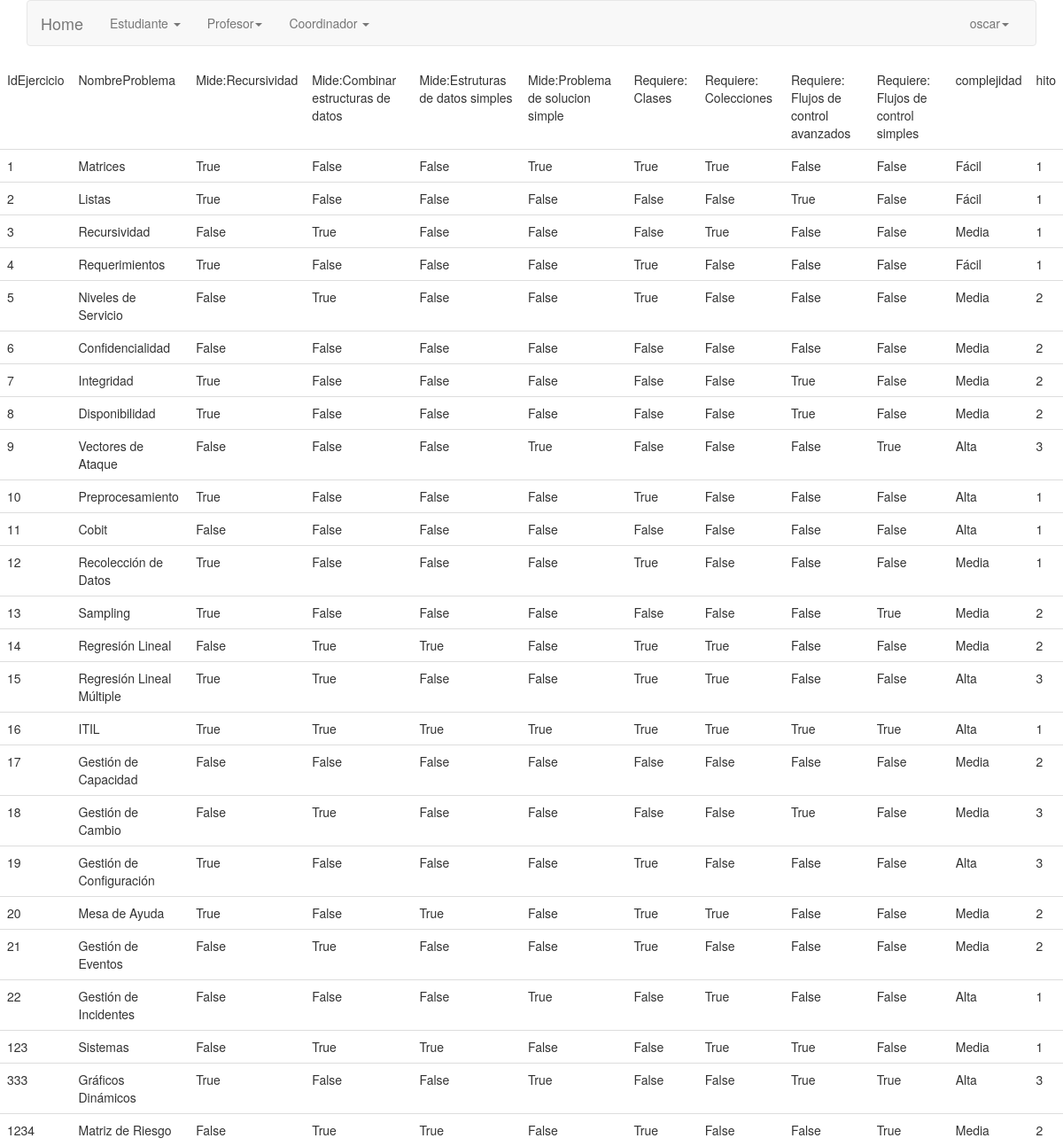
/profesor/informacionejercicios (signed in), run on the app's committed database.
### cargadatos/models.py (models this page shows, shortened)
class Ejercicios(models.Model):
    IdEjercicio=models.IntegerField(primary_key=True)
    NombreProblema=models.CharField(max_length=50)
    skill1=models.BooleanField()
    skill2=models.BooleanField()
    skill3=models.BooleanField()
    skill4=models.BooleanField()
    knowledge1=models.BooleanField()
    knowledge2=models.BooleanField()
    knowledge3=models.BooleanField()
    knowledge4=models.BooleanField()
    complejidad=models.CharField(max_length=20)
    hito=models.IntegerField()

### cargadatos/views.py (the view)
# urls.py: url('profesor/informacionejercicios',profesor_informacion_ejerciciosView.as_view(),name='profeinfoejercicios'),
class profesor_informacion_ejerciciosView(LoginRequiredMixin,ListView):
    model= Ejercicios
    template_name = 'cargadatos/listado_ejercicios.html'

### templates/cargadatos/listado_ejercicios.html
{% extends 'base/basee.html' %}
{% block content%}
<table class ="table table=bordered">
    <thead>
        <tr>
            <td>IdEjercicio</td>
            <td>NombreProblema</td>
            <td>Mide:Recursividad</td>
            <td>Mide:Combinar estructuras de datos</td>
            <td>Mide:Estruturas de datos simples</td>
            <td>Mide:Problema de solucion simple</td>
            <td>Requiere: Clases</td>
            <td>Requiere: Colecciones</td>
            <td>Requiere: Flujos de control avanzados</td>
            <td>Requiere: Flujos de control simples</td>
            <td>complejidad</td>
            <td>hito</td>
        </tr>
    </thead>
    <tbody>
         {% if object_list %}
         {% for vista in object_list %}
        <tr>
            <td>{{vista.IdEjercicio}}</td>
            <td>{{vista.NombreProblema}}</td>
            <td>{{vista.skill1}}</td>
            <td>{{vista.skill2}}</td>
            <td>{{vista.skill3}}</td>
            <td>{{vista.skill4}}</td>
            <td>{{vista.knowledge1}}</td>
            <td>{{vista.knowledge2}}</td>
            <td>{{vista.knowledge3}}</td>
            <td>{{vista.knowledge4}}</td>
            <td>{{vista.complejidad}}</td>
            <td>{{vista.hito}}</td>
        {% endfor %}
        {% else %}
        <h1>No hay registros </h1>
        {% endif %}
        </tbody>
</table>
{% endblock %}

### templates/base/basee.html (shortened to what this page needs)
{% load static %}
<!doctype html>
<html lang="es">
  <head>
    <link rel="stylesheet" type='text/css' href="https://cdnjs.cloudflare.com/ajax/libs/semantic-ui/2.2.14/semantic.min.css">
    <link rel="stylesheet" href="https://cdnjs.cloudflare.com/ajax/libs/Chart.js/2.8.0/Chart.min.css" />
    <div>
      {% block navbar %}
      <div class="container" height="5" width="5">
      <link rel="stylesheet" href="{%static 'css/bootstrap.min.css' %}">
    <div class="bs-docs-section clearfix">
        <div class="row">
            <div class="col-lg-12">
                <div class="bs-component">
                 <nav class="navbar navbar-default">
                     <div class="container-fluid">
                        <div class="navbar-header">
                          <a class="navbar-brand" href="#">Home</a>
                        </div>
                       <div class="collapse navbar-collapse" id="bs-example-navbar-collapse-1">
                         <ul class="nav navbar-nav">
                            <li class="dropdown">
                              {% if perms.cargadatos.view_estudiante %}
                              <a href="#" class="dropdown-toggle" data-toggle="dropdown" role="button" aria-expanded="false">Estudiante <span class="caret"></span></a>
                              {% endif %}
                            </li>
                             <li class="dropdown">
                              {% if perms.cargadatos.view_profesor %}
                              <a href="#" class="dropdown-toggle" data-toggle="dropdown" role="button" aria-expanded="false">Profesor<span class="caret"></span></a>
                              {% endif %}
                             </li>
                            <li class="dropdown">
                                {% if user.is_staff %}
                                <a href="#" class="dropdown-toggle" data-toggle="dropdown" role="button" aria-expanded="false">Coordinador <span class="caret"></span></a>
                                {% endif %}
                            </li>
                        </ul>
                         <ul class="nav navbar-nav navbar-right">
                             <li class="dropdown">
                              <a href="#" class="dropdown-toggle" data-toggle="dropdown" role="button" aria-expanded="false">{{user.username}}<span class="caret"></span></a>
                            </li>
                         </ul>
                        </div>
                    </div>
                </nav>
            </div>
              </div>
          </div>
      </div>
    </div>
   {% endblock navbar %}
    </div>
  </head>
  <body>
    {% block content %}
    {% endblock content %}
  </body>
</html>

### data on the page
Ejercicios: IdEjercicio "1", NombreProblema "Matrices", skill1 "True", skill2 "False", skill3 "False", skill4 "True", knowledge1 "True", knowledge2 "True", knowledge3 "False", knowledge4 "False", complejidad "Fácil", hito "1"
Ejercicios: IdEjercicio "2", NombreProblema "Listas", skill1 "True", skill2 "False", skill3 "False", skill4 "False", knowledge1 "False", knowledge2 "False", knowledge3 "True", knowledge4 "False", complejidad "Fácil", hito "1"
Ejercicios: IdEjercicio "3", NombreProblema "Recursividad", skill1 "False", skill2 "True", skill3 "False", skill4 "False", knowledge1 "False", knowledge2 "True", knowledge3 "False", knowledge4 "False", complejidad "Media", hito "1"
Ejercicios: IdEjercicio "4", NombreProblema "Requerimientos", skill1 "True", skill2 "False", skill3 "False", skill4 "False", knowledge1 "True", knowledge2 "False", knowledge3 "False", knowledge4 "False", complejidad "Fácil", hito "1"
Ejercicios: IdEjercicio "5", NombreProblema "Niveles de Servicio", skill1 "False", skill2 "True", skill3 "False", skill4 "False", knowledge1 "True", knowledge2 "False", knowledge3 "False", knowledge4 "False", complejidad "Media", hito "2"
Ejercicios: IdEjercicio "6", NombreProblema "Confidencialidad", skill1 "False", skill2 "False", skill3 "False", skill4 "False", knowledge1 "False", knowledge2 "False", knowledge3 "False", knowledge4 "False", complejidad "Media", hito "2"
Ejercicios: IdEjercicio "7", NombreProblema "Integridad", skill1 "True", skill2 "False", skill3 "False", skill4 "False", knowledge1 "False", knowledge2 "False", knowledge3 "True", knowledge4 "False", complejidad "Media", hito "2"
Ejercicios: IdEjercicio "8", NombreProblema "Disponibilidad", skill1 "True", skill2 "False", skill3 "False", skill4 "False", knowledge1 "False", knowledge2 "False", knowledge3 "True", knowledge4 "False", complejidad "Media", hito "2"
Ejercicios: IdEjercicio "9", NombreProblema "Vectores de Ataque", skill1 "False", skill2 "False", skill3 "False", skill4 "True", knowledge1 "False", knowledge2 "False", knowledge3 "False", knowledge4 "True", complejidad "Alta", hito "3"
Ejercicios: IdEjercicio "10", NombreProblema "Preprocesamiento", skill1 "True", skill2 "False", skill3 "False", skill4 "False", knowledge1 "True", knowledge2 "False", knowledge3 "False", knowledge4 "False", complejidad "Alta", hito "1"
Ejercicios: IdEjercicio "11", NombreProblema "Cobit", skill1 "False", skill2 "False", skill3 "False", skill4 "False", knowledge1 "False", knowledge2 "False", knowledge3 "False", knowledge4 "False", complejidad "Alta", hito "1"
Ejercicios: IdEjercicio "12", NombreProblema "Recolección de Datos", skill1 "True", skill2 "False", skill3 "False", skill4 "False", knowledge1 "True", knowledge2 "False", knowledge3 "False", knowledge4 "False", complejidad "Media", hito "1"
Ejercicios: IdEjercicio "13", NombreProblema "Sampling", skill1 "True", skill2 "False", skill3 "False", skill4 "False", knowledge1 "False", knowledge2 "False", knowledge3 "False", knowledge4 "True", complejidad "Media", hito "2"
Ejercicios: IdEjercicio "14", NombreProblema "Regresión Lineal", skill1 "False", skill2 "True", skill3 "True", skill4 "False", knowledge1 "True", knowledge2 "True", knowledge3 "False", knowledge4 "False", complejidad "Media", hito "2"
Ejercicios: IdEjercicio "15", NombreProblema "Regresión Lineal Múltiple", skill1 "True", skill2 "True", skill3 "False", skill4 "False", knowledge1 "True", knowledge2 "True", knowledge3 "False", knowledge4 "False", complejidad "Alta", hito "3"
Ejercicios: IdEjercicio "16", NombreProblema "ITIL", skill1 "True", skill2 "True", skill3 "True", skill4 "True", knowledge1 "True", knowledge2 "True", knowledge3 "True", knowledge4 "True", complejidad "Alta", hito "1"
Ejercicios: IdEjercicio "17", NombreProblema "Gestión de Capacidad", skill1 "False", skill2 "False", skill3 "False", skill4 "False", knowledge1 "False", knowledge2 "False", knowledge3 "False", knowledge4 "False", complejidad "Media", hito "2"
Ejercicios: IdEjercicio "18", NombreProblema "Gestión de Cambio", skill1 "False", skill2 "True", skill3 "False", skill4 "False", knowledge1 "False", knowledge2 "False", knowledge3 "True", knowledge4 "False", complejidad "Media", hito "3"
Ejercicios: IdEjercicio "19", NombreProblema "Gestión de Configuración", skill1 "True", skill2 "False", skill3 "False", skill4 "False", knowledge1 "True", knowledge2 "False", knowledge3 "False", knowledge4 "False", complejidad "Alta", hito "3"
Ejercicios: IdEjercicio "20", NombreProblema "Mesa de Ayuda", skill1 "True", skill2 "False", skill3 "True", skill4 "False", knowledge1 "True", knowledge2 "True", knowledge3 "False", knowledge4 "False", complejidad "Media", hito "2"
Ejercicios: IdEjercicio "21", NombreProblema "Gestión de Eventos", skill1 "False", skill2 "True", skill3 "False", skill4 "False", knowledge1 "True", knowledge2 "False", knowledge3 "False", knowledge4 "False", complejidad "Media", hito "2"
Ejercicios: IdEjercicio "22", NombreProblema "Gestión de Incidentes", skill1 "False", skill2 "False", skill3 "False", skill4 "True", knowledge1 "False", knowledge2 "True", knowledge3 "False", knowledge4 "False", complejidad "Alta", hito "1"
Ejercicios: IdEjercicio "123", NombreProblema "Sistemas", skill1 "False", skill2 "True", skill3 "True", skill4 "False", knowledge1 "False", knowledge2 "True", knowledge3 "True", knowledge4 "False", complejidad "Media", hito "1"
Ejercicios: IdEjercicio "333", NombreProblema "Gráficos Dinámicos", skill1 "True", skill2 "False", skill3 "False", skill4 "True", knowledge1 "False", knowledge2 "False", knowledge3 "True", knowledge4 "True", complejidad "Alta", hito "3"
Ejercicios: IdEjercicio "1234", NombreProblema "Matriz de Riesgo", skill1 "False", skill2 "True", skill3 "True", skill4 "False", knowledge1 "True", knowledge2 "False", knowledge3 "False", knowledge4 "True", complejidad "Media", hito "2"

### other printed values
{{ user.username }} "oscar"
